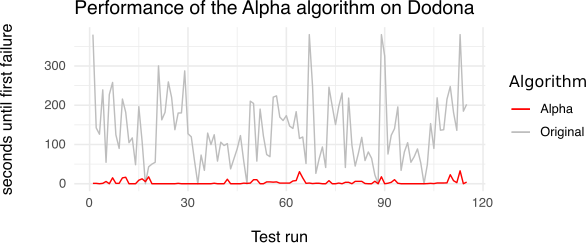

R code for this plot:
install.packages("ggplot2")
library(ggplot2)

data <- read.csv2("/home/pieter/Documenten/thesis/evaluation/dodona/performance.csv", header = TRUE, sep = ",")
data <- subset(data, Alpha > -1 & Alpha < 80)
data$idx = seq(1:length(data$commit))

ggplot(data, aes(idx)) +
  geom_line(aes(y = Original_ms / 1000, color = "Original")) +
  geom_line(aes(y = Alpha_ms / 1000, color = "Alpha")) +
  ggtitle("Performance of the Alpha algorithm on Dodona") +
  labs(x = "Test run", y = "seconds until first failure") +
  scale_color_manual(name = "Algorithm", values = c("Original" = "gray", "Alpha" = "red")) +
  theme_bw(base_size = 12, base_family = "") %+replace% 
  theme(axis.ticks = element_blank(), legend.background = element_blank(), 
        legend.position = "right", legend.title = element_text("Algorithm"),
        legend.key = element_blank(), panel.background = element_blank(), 
        panel.border = element_blank(), strip.background = element_blank(), 
        axis.title.x = element_text(margin = margin(t = 0.5, b = 0, unit = "cm")),
        axis.title.y = element_text(margin = margin(r = 0.8, unit = "cm"), angle = 90),
        plot.background = element_blank(), complete = TRUE)
